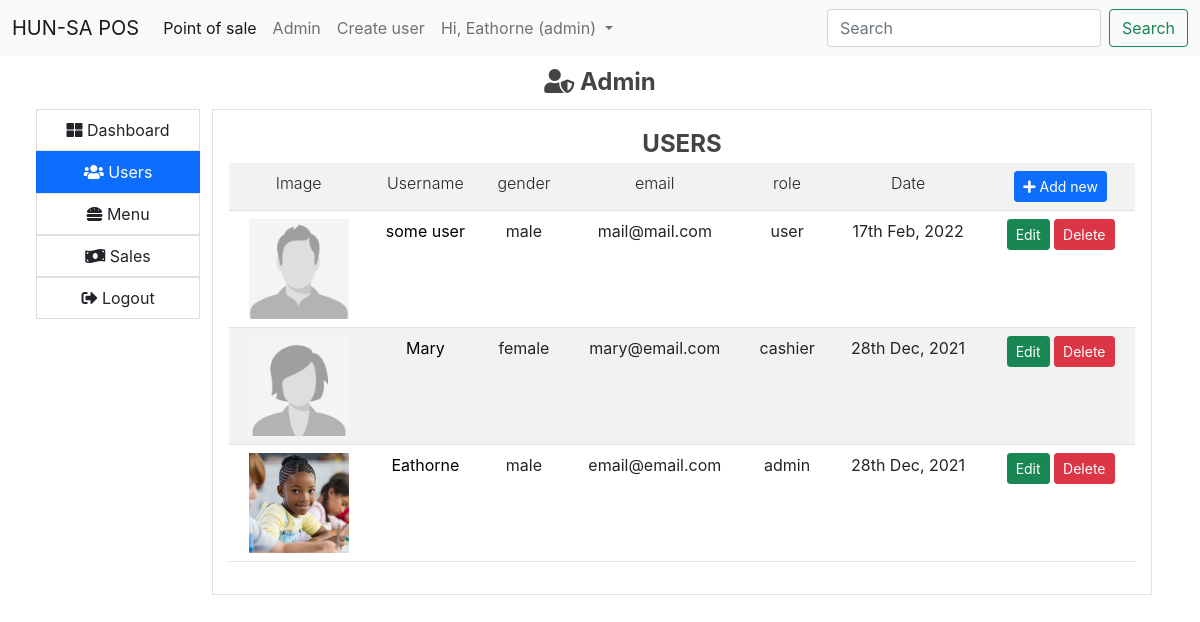
The app's page /index.php?pg=admin&tab=users (signed in) with its own data.
### tables this page shows
CREATE TABLE `users` (
  `id` int(11) NOT NULL,
  `username` varchar(30) NOT NULL,
  `email` varchar(100) NOT NULL,
  `password` varchar(255) NOT NULL,
  `date` datetime NOT NULL,
  `image` varchar(500) DEFAULT NULL,
  `role` varchar(20) NOT NULL,
  `gender` varchar(6) NOT NULL DEFAULT 'male',
  `deletable` tinyint(1) NOT NULL DEFAULT 1
);

### app/core/database.php (called while the page is built)
<?php
class Database
{
	private function db_connect(){
		$DBHOST = "localhost";
		$DBNAME = "pos_hunsa";
		$DBUSER = "root";
		$DBPASS = "";
		$DBDRIVER = "mysql";
		try{
			$con = new PDO("$DBDRIVER:host=$DBHOST;dbname=$DBNAME",$DBUSER,$DBPASS);
		}catch(PDOException $e){
			echo $e->getMessage();
		}
		return $con;
	}
	public function query($query,$data = array())
	{
		$con = $this->db_connect();
		$smt = $con->prepare($query);
		$check = $smt->execute($data);
		if($check)
		{
			$result = $smt->fetchAll(PDO::FETCH_ASSOC);
			if(is_array($result) && count($result) > 0){
				return $result;
			}
		}
		return false;
	}
}

### app/core/functions.php (called while the page is built, shortened)
<?php
function esc($str)
{
	return htmlspecialchars($str);
}
function crop($filename,$size = 400,$type = 'product')
{
	$ext = strtolower(pathinfo($filename,PATHINFO_EXTENSION));
	$cropped_file = preg_replace("/\.$ext$/", "_cropped.".$ext, $filename);
	if(file_exists($cropped_file))
	{
		return $cropped_file;
	}
	if(!file_exists($filename))
	{
		if($type == "male"){
			return 'assets/images/user_male.jpg';
		}else
		if($type == "female"){
			return 'assets/images/user_female.jpg';
		}else{
			return 'assets/images/no_image.jpg';
		}
	}
	return $cropped_file;
}

### app/views/admin/users.view.php (the view, shortened to what this page needs)
<div class="table-responsive">
	<table class="table table-striped table-hover">
		<tr>
			<th>Image</th><th>Username</th><th>gender</th><th>email</th><th>role</th><th>Date</th>
			<th>
				<a href="index.php?pg=signup">
					<button class="btn btn-primary btn-sm"><i class="fa fa-plus"></i> Add new</button>
				</a>
			</th>
		</tr>
		<?php if (!empty($users)):?>
			<?php foreach ($users as $user):?>
	 		<tr>
				<td>
					<a href="index.php?pg=profile&id=<?=$user['id']?>">
					<img src="<?=crop($user['image'],400,$user['gender'])?>" style="width: 100%;max-width:100px;" >
					</a>
				</td>
				<td>
					<a href="index.php?pg=profile&id=<?=$user['id']?>">
						<?=esc($user['username'])?>
					</a>
				</td>
				<td><?=esc($user['gender'])?></td>
				<td><?=esc($user['email'])?></td>
				<td><?=esc($user['role'])?></td>
				<td><?=date("jS M, Y",strtotime($user['date']))?></td>
				<td>
					<a href="index.php?pg=edit-user&id=<?=$user['id']?>">
						<button class="btn btn-success btn-sm">Edit</button>
					</a>
					<a href="index.php?pg=delete-user&id=<?=$user['id']?>">
						<button class="btn btn-danger btn-sm">Delete</button>
					</a>
				</td>
			</tr>
			<?php endforeach;?>
		<?php endif;?>
	</table>
</div>

### public/assets/css/main.css (style rules this page uses)
body a { text-decoration: none; }

### records on screen
users: image+gender (picture), username "some user", gender "male", email "mail@mail.com", role "user", date "17th Feb, 2022"
users: image+gender (picture), username "Mary", gender "female", email "mary@email.com", role "cashier", date "28th Dec, 2021"
users: shows a picture, username "Eathorne", gender "male", email "email@email.com", role "admin", date "28th Dec, 2021"

### other values on screen
APP_NAME "HUN-SA POS"
auth('username') "Eathorne"
Auth::get('role') "admin"
$tab "USERS"
